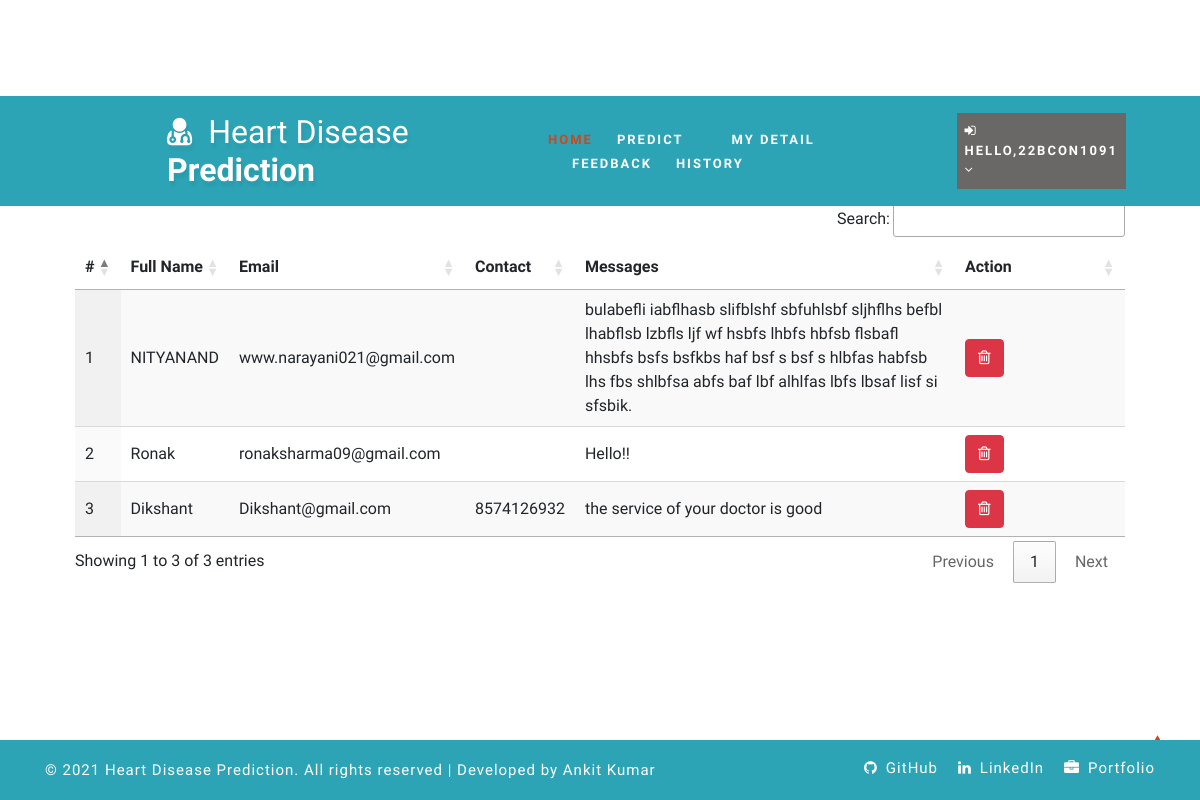
The page /view_feedback (signed in) on the database its author committed.
### health/models.py (models this page shows, shortened)
class Feedback(models.Model):
    user = models.ForeignKey(User, on_delete=models.CASCADE, null=True)
    messages = models.TextField(null=True)
    date = models.DateField(auto_now=True)

class Patient(models.Model):
    user = models.ForeignKey(User, on_delete=models.CASCADE, null=True)
    contact = models.CharField(max_length=100, null=True)
    address = models.CharField(max_length=100, null=True)
    dob = models.DateField(null=True)
    image = models.FileField(null=True)

### health/views.py (the view)
# urls.py: path('view_feedback', View_Feedback,name="view_feedback"),
@login_required(login_url="login")
def View_Feedback(request):
    dis = Feedback.objects.all()
    d = {'dis':dis}
    return render(request,'view_feedback.html',d)

### health/templates/view_feedback.html
{% extends 'index.html' %}
{% load static %}
{% block body %}
<div class="container-fluid" style="width:90%;margin-top:8%">
                    <div class="container-fluid">
                        <h1 align="center" class="w3ls-title text-uppercase text-dark font-weight-bold">View Feedbacks</h1><br>
                         </div><hr>
                                <table id="example" class="display" style="width:100%">
                                  <thead>
                                    <tr>
                                      <th>#</th>
                                      <th>Full Name</th>
                                      <th>Email</th>
                                      <th>Contact</th>
                                      <th>Messages</th>
                                      <th>Action</th>
                                  </tr>
                              </thead>
                              <tbody>
                              {% for i in dis %}
                                <tr>
                                  <td>{{forloop.counter}}</td>
                                  <td>{{i.user.first_name}} {{i.user.user.last_name}}</td>
                                  <td>{{i.user.email}}</td>
                                  <td>{{i.user.patient_set.all.0.contact}}</td>
                                  <td>{{i.messages}}</td>
                                  <td style="width:150px">
                                      <a href="{% url 'delete_feedback' i.id %}" ><button class="btn btn-danger" onclick="return confirm('Are you sure?')"><i class="fa fa-trash-o"></i></button></a></td>
                              </tr>
                              {% endfor %}
                          </tbody>
                      </table>
                  </div>
{% endblock %}

### health/templates/index.html (shortened to what this page needs)
<!DOCTYPE html>
{% load static %}
<html lang="zxx">
<head>
    <link rel="stylesheet" href="{% static 'css/bootstrap.css' %}">
    <link href="{% static 'css/css_slider.css' %}" type="text/css" rel="stylesheet" media="all">
    <link rel="stylesheet" href="{% static 'css/style.css' %}" type="text/css" media="all" />
    <link href="{% static 'css/font-awesome.min.css' %}" rel="stylesheet">
    <link rel='stylesheet' type='text/css' href="https://cdn.datatables.net/1.10.21/css/jquery.dataTables.min.css">
    <link rel='stylesheet' type='text/css'
        href="https://cdn.datatables.net/buttons/1.6.2/css/buttons.dataTables.min.css">
</head>
<body>
    <header>
        <div class="main-top" style="background:rgb(44, 164, 182)">
            <div class="container-fluid">
                <div class="header d-md-flex justify-content-between align-items-center py-3">
                    <div id="logo" style="margin-left:13%">
                        <h1>
                            <a href="index.html">
                                <span class="fa fa-user-md mr-2"></span>
                                <span class="logo-sp">Heart Disease</span> Prediction
                            </a>
                        </h1>
                    </div>
                    {% if request.user.is_staff %}
                    <div class="nav_w3ls" style="margin-right:4%">
                        <nav>
                            <label for="drop1" class="toggle">Menu</label>
                            <input type="checkbox" id="drop1" />
                            <ul class="menu" style="padding:15px;width:100%">
                                <li class="mx-lg-4 mx-md-3 my-md-0 my-2"><a href="{% url 'admin_home' %}">Home</a></li>
                                <li>
                                    <label for="drop-2" class="toggle toogle-2"> <span class="fa fa-angle-down"
                                            aria-hidden="true"></span>
                                    </label>
                                    <a href="#"> Doctor <span class="fa fa-angle-down" aria-hidden="true"></span></a>
                                    <ul style="margin-top:2%;width:40%;margin-right:0%">
                                        <li style="width:100%;"><a href="/add_doctor" class="drop-text">Add Doctor</a>
                                        </li>
                                        <li style="width:100%;"><a href="/view_doctor" class="drop-text">View Doctor</a>
                                        </li>
                                    </ul>
                                </li>
                                <li class="mx-lg-4 mx-md-3 my-md-0 my-2"><a href="/view_patient">Patient</a></li>
                                <li class="mx-lg-4 mx-md-3 my-md-0 my-2">
                                    <a href="/view_search_pat">Searched Data</a>
                                </li>
                                <li><a href="/view_feedback">Feedback</a></li>
                            </ul>
                        </nav>
                    </div>
                    <div class="nav_w3ls" style="margin-right:3%">
                        <nav>
                            <label for="drop2" class="toggle">Menu</label>
                            <input type="checkbox" id="drop2" />
                            <ul class="menu">
                                <li class="mx-lg-4 mx-md-3 my-md-0 my-2" style="background:red;padding:8px">
                                    <label for="drop-2" class="toggle toogle-2"> <span class="fa fa-angle-down"
                                            aria-hidden="true"></span>
                                    </label>
                                    <a href="#"><i class="fa fa-user"></i> {{request.user.username}} <span
                                            class="fa fa-angle-down" aria-hidden="true"></span></a>
                                    <ul style="margin-top:10%;width:80%;margin-right:5%">
                                        <li style="width:100%;"><a href="{% url 'change_password' %}"
                                                class="drop-text">Password</a></li>
                                        <li style="width:100%;"><a href="{% url 'logout' %}"
                                                class="drop-text">Logout</a></li>
                                    </ul>
                                </li>
                            </ul>
                        </nav>
                    </div>
                    {% elif request.user.patient_set.all.0 %}
                    <div class="nav_w3ls" style="margin-left:5%;font-weight:bold">
                        <nav>
                            <ul class="menu" style="padding:15px;width:100%">
                                <li><a href="{% url 'patient_home' %}" class="active">Home</a></li>
                                <li class="mx-lg-4 mx-md-3 my-md-0 my-2"><a href="/add_heartdetail">Predict</a></li>
                                <li class="mx-lg-4 mx-md-3 my-md-0 my-2"><a href="/profile_doctor">My Detail</a></li>
                                <li class="mx-lg-4 mx-md-3 my-md-0 my-2"><a href="/sent_feedback">Feedback</a></li>
                                <li><a href="/view_search_pat">History</a></li>
                            </ul>
                        </nav>
                    </div>
                    <div class="nav_w3ls" style="margin-right:3%">
                        <nav>
                            <ul class="menu">
                                <li class="mx-lg-4 mx-md-3 my-md-0 my-2" style="background:#6a6767;padding:8px">
                                    <a href="#"><i class="fa fa-sign-in"></i> Hello,{{request.user.username}} <span
                                            class="fa fa-angle-down" aria-hidden="true"></span></a>
                                </li>
                            </ul>
                        </nav>
                    </div>
                    {% endif %}
                </div>
            </div>
        </div>
    </header>
    {% block body %}
    {% endblock %}
    <div class="copy-w3pvt fixed-bottom" style="background:rgb(44, 164, 182);color:white">
        <div class="container py-3">
            <div class="row">
                <div class="col-lg-7 w3ls_footer_grid1_left text-lg-left text-center">
                    <p style="color:white">&copy; 2021 Heart Disease Prediction. All rights reserved | Developed by
                        Ankit Kumar </a>
                    </p>
                </div>
                <div class="col-lg-5 w3ls_footer_grid_left1_pos text-lg-right text-center mt-lg-0 mt-2">
                    <ul style="color:white">
                        <li>
                            <a href="https://github.com/ankit-kumarz" target="_blank" style="color:white"
                                class="github">
                                <span class="fa fa-github mr-2"></span>GitHub</a>
                        </li>
                        <li class="mx-3">
                            <a href="https://www.linkedin.com/in/ankitkumarz" target="_blank" style="color:white"
                                class="linkedin">
                                <span class="fa fa-linkedin mr-2"></span>LinkedIn</a>
                        </li>
                        <li>
                            <a href="https://ankit-kumarz.github.io/Ankit-s-Portfolio/" target="_blank"
                                style="color:white" class="portfolio">
                                <span class="fa fa-briefcase mr-2"></span>Portfolio</a>
                        </li>
                    </ul>
                </div>
            </div>
        </div>
    </div>
</body>
</html>

### health/static/css/style.css (style rules this page uses)
body { padding: 0; margin: 0; background: #FFF; font-family: 'Quicksand', sans-serif; }
body a, body button { transition: 0.5s all; -webkit-transition: 0.5s all; -moz-transition: 0.5s all; -o-transition: 0.5s all; -ms-transition: 0.5s all; text-decoration: none; }
html { scroll-behavior: smooth; }
h1, h2, h3, h4, h5, h6 { margin: 0; padding: 0; font-family: 'Mukta', sans-serif; }
p { margin: 0; padding: 0; font-size: 15px; letter-spacing: 1px; line-height: 1.9; color: #999; font-family: 'Quicksand', sans-serif; }
ul, ol { margin: 0; padding: 0; }
.main-top { position: absolute; z-index: 999; width: 100%; background: rgba(0, 0, 0, 0.4); }
nav { margin: 0; padding: 0; }
#logo a { float: left; display: initial; font-weight: 700; font-size: 32px; color: #fff; text-shadow: 2px 5px 3px rgba(0, 0, 0, 0.06); padding: 0; }
span.logo-sp { font-weight: 100; }
nav:after { content: ""; display: table; clear: both; }
nav ul { float: right; padding: 0; margin: 0; list-style: none; position: relative; }
nav ul li { margin: 0px; display: inline-block; float: left; }
nav a { padding: 0; color: #fff; font-size: 13px; letter-spacing: 2px; font-weight: 700; text-transform: uppercase; display: inline-block; transition: 0.5s all; -webkit-transition: 0.5s all; -moz-transition: 0.5s all; -o-transition: 0.5s all; -ms-transition: 0.5s all; }
.menu li a.active, .menu li a:hover { color: #2196f3; transition: 0.5s all; -webkit-transition: 0.5s all; -moz-transition: 0.5s all; -o-transition: 0.5s all; -ms-transition: 0.5s all; color: #d84315; }
li>a:only-child:after { content: ''; }
.w3ls_footer_grid_left1_pos ul li, ul.list-part li { display: inline-block; }
.w3ls_footer_grid_left1_pos ul li a { color: #000; text-decoration: none; letter-spacing: 1px; font-size: 15px; }
.w3ls_footer_grid1_left p { color: #484848; font-weight: 500; }

### rows shown on the page
Feedback: user.first_name "NITYANAND", user.email "www.narayani021@gmail.com", messages "bulabefli iabflhasb slifblshf sbfuhlsbf sljhflhs befbl lhabflsb lzbfls ljf wf hsbfs lhbfs hbfsb flsbafl hhsbfs bsfs bsfkbs haf bsf s bsf s hlbfas habfsb lhs fbs shlbfsa abfs baf lbf alhlfas lbfs lbsaf lisf si sfsbik."
Feedback: user.first_name "Ronak", user.email "ronaksharma09@gmail.com", messages "Hello!!"
Feedback: user.first_name "Dikshant", user.email "Dikshant@gmail.com", user.patient_set.all.0.contact "8574126932", messages "the service of your doctor is good"

### other values the page prints
{{ request.user.username }} "22BCON1091"
